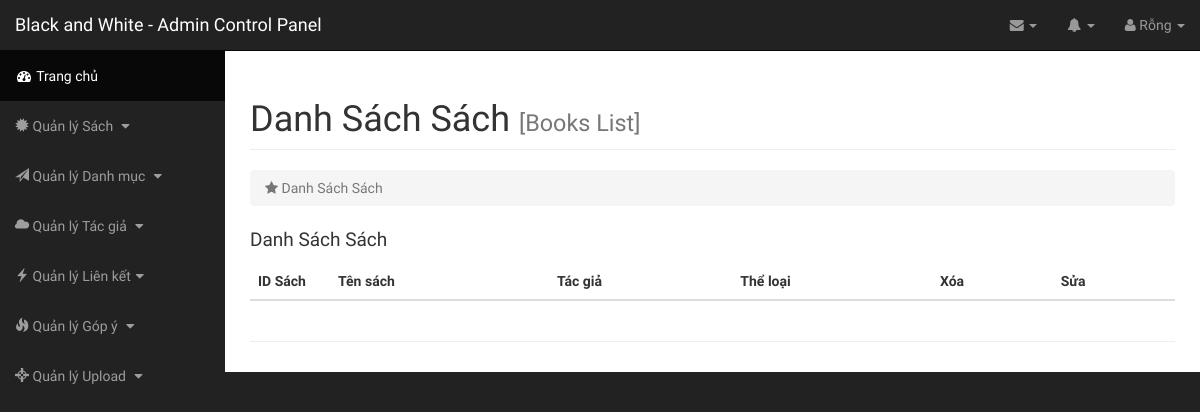
The app's page /admin/index.php?page=danh-sach-sach, older data.
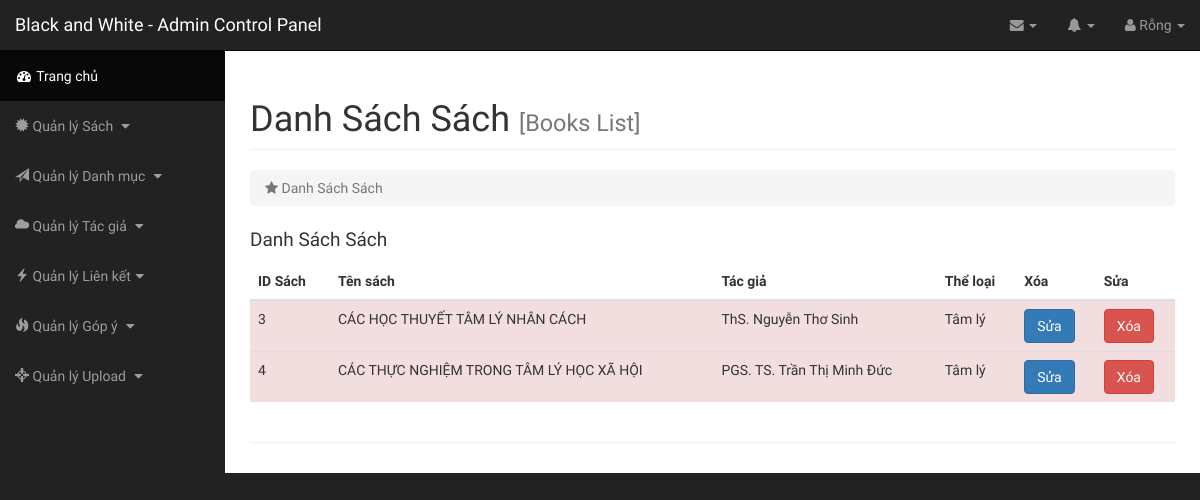
The same page, newer data.
### tables this page shows
CREATE TABLE `books` (
  `bookid` int(100) NOT NULL,
  `bookname` varchar(255) NOT NULL,
  `author` int(100) NOT NULL,
  `nxb` varchar(255) DEFAULT NULL,
  `year` int(100) DEFAULT NULL,
  `filename` varchar(255) NOT NULL,
  `link` text NOT NULL,
  `des` text NOT NULL,
  `catid` int(10) NOT NULL,
  `spec` tinyint(1) NOT NULL
);

CREATE TABLE `author` (
  `authorid` int(100) NOT NULL,
  `authorname` varchar(255) NOT NULL
);

CREATE TABLE `category` (
  `catid` int(10) NOT NULL,
  `catname` varchar(200) NOT NULL,
  `catnameseo` varchar(200) NOT NULL
);

### class/Db.class.php (called while the page is built, shortened)
<?php
class Db{
	private $conn = null;
	public function __construct()
	{
		$host ="mysql:host=". HOST."; dbname=". DB_NAME;
		try
		{
			$this->conn = new PDO($host, DB_USER, DB_PASS);
			$this->conn->query("set names 'utf8' ");
		}
		catch (PDOException $e)
		{
			echo "Không thể kết nối cơ sở dữ liệu";
		}
	}
	private function query($sql, $arr = array(), $mode = PDO::FETCH_ASSOC)
	{
		$pre = $this->conn->prepare($sql);
		if(!$pre->execute($arr))
		{
			echo "Không thể thực thi"; exit;
		}
		return $pre->fetchAll($mode);
	}
	public function select($sql, $arr = array(), $mode = PDO::FETCH_ASSOC)
	{
		return $this->query($sql, $arr, $mode);
	}
}
?>

### admin/inc/booklist.php (the view)
<div id="page-wrapper">
    <div class="container-fluid">
        <div class="row">
            <div class="col-lg-12">
                <h1 class="page-header">
                    Danh Sách Sách <small class="text-muted">[Books List]</small>
                </h1>
                <ol class="breadcrumb">
                    <li class="active">
                        <i class="fa fa-star"></i> Danh Sách Sách
                    </li>
                </ol>
            </div>
        </div>
        <div class="catlist">
          <div class="row">
            <div class="col-sm-12">
              <p class="cat-title">Danh Sách Sách</p>
              <table class="table">
      <thead>
        <tr>
          <th style="width: 80px;">ID Sách</th>
          <th>Tên sách</th>
          <th>Tác giả</th>
          <th>Thể loại</th>
          <th>Xóa</th>
          <th>Sửa</th>
        </tr>
      </thead>
      <tbody>
        <?php
          $sql = "SELECT * FROM `books` INNER JOIN `author` ON books.author = author.authorid INNER JOIN `category` ON books.catid = category.catid";
          $rows = $obj->select($sql);
          foreach ($rows as $row) {
        ?>
        <tr class="danger">
          <td class="success"><?php echo $row["bookid"]; ?></td>
          <td><?php echo $row["bookname"]; ?></td>
          <td><?php echo $row["authorname"]; ?></td>
          <td><?php echo $row["catname"]; ?></td>
          <td><a class="btn btn-primary" href="index.php?page=sua-sach&id=<?php echo $row['bookid']; ?>" role="button">Sửa</a></td>
          <td><button class="btn btn-danger delbook"  data-id="<?php echo $row["bookid"]; ?>" name="button" id="del-cat-<?php echo $row["bookid"]; ?>">Xóa</button></td>
        </tr>
        <?php
          }
        ?>
      </tbody>
    </table>
            </div>
          </div>
        </div>
        <hr>
    </div>
</div>

### admin/index.php (shortened to what this page needs)
<?php
  $obj = new Db();
?>
<!DOCTYPE html>
<html>
  <head>
    <?php
      include("inc/header.php");
    ?>
  </head>
  <body>
    <div id="wrapper">
      <?php
      include("inc/navigation.php");
      if(isset($_GET['page'])){
        $id = $_GET['page'];
      }
      else $id = "";
      switch ($id) {
        case 'danh-sach-sach':
          include("inc/booklist.php");
          break;
      }
      ?>
    </div>
  </body>
</html>

### admin/inc/header.php (shortened to what this page needs)
<link href="css/bootstrap.min.css" rel="stylesheet">
<link href="css/sb-admin.css" rel="stylesheet">
<link href="css/customcss.css" rel="stylesheet">
<link href="font-awesome/css/font-awesome.min.css" rel="stylesheet" type="text/css">

### admin/inc/navigation.php (shortened to what this page needs)
<nav class="navbar navbar-inverse navbar-fixed-top" role="navigation">
    <div class="navbar-header">
        <a class="navbar-brand" href="../index.php">Black and White - Admin Control Panel</a>
    </div>
    <ul class="nav navbar-right top-nav">
        <li class="dropdown">
            <a href="#" class="dropdown-toggle" data-toggle="dropdown"><i class="fa fa-envelope"></i> <b class="caret"></b></a>
        </li>
        <li class="dropdown">
            <a href="#" class="dropdown-toggle" data-toggle="dropdown"><i class="fa fa-bell"></i> <b class="caret"></b></a>
        </li>
        <li class="dropdown">
            <a href="#" class="dropdown-toggle" data-toggle="dropdown"><i class="fa fa-user"></i>
              <?php
                if(isset($_SESSION['user'])){
                   echo $_SESSION['user'];
                 }
                else {
                  echo "Rỗng";
                }
              ?>
                <b class="caret"></b></a>
        </li>
    </ul>
    <div class="collapse navbar-collapse navbar-ex1-collapse">
        <ul class="nav navbar-nav side-nav">
            <li class="active">
                <a href="index.php"><i class="fa fa-fw fa-dashboard"></i> Trang chủ</a>
            </li>
            <li>
                <a href="javascript:;" data-toggle="collapse" data-target="#demo2"><i class="glyphicon glyphicon-certificate"></i> Quản lý Sách <i class="fa fa-fw fa-caret-down"></i></a>
            </li>
            <li>
                <a href="javascript:;" data-toggle="collapse" data-target="#demo1"><i class="glyphicon glyphicon-send"></i> Quản lý Danh mục <i class="fa fa-fw fa-caret-down"></i></a>
            </li>
            <li>
                <a href="javascript:;" data-toggle="collapse" data-target="#demo8"><i class="glyphicon glyphicon-cloud"></i> Quản lý Tác giả <i class="fa fa-fw fa-caret-down"></i></a>
            </li>
            <li>
                <a href="javascript:;" data-toggle="collapse" data-target="#demo"><i class="	glyphicon glyphicon-flash"></i> Quản lý Liên kết<i class="fa fa-fw fa-caret-down"></i></a>
            </li>
            <li>
                <a href="javascript:;" data-toggle="collapse" data-target="#demo4"><i class="glyphicon glyphicon-fire"></i> Quản lý Góp ý <i class="fa fa-fw fa-caret-down"></i></a>
            </li>
            <li>
                <a href="javascript:;" data-toggle="collapse" data-target="#demo5"><i class="glyphicon glyphicon-screenshot"></i> Quản lý Upload <i class="fa fa-fw fa-caret-down"></i></a>
            </li>
        </ul>
    </div>
</nav>

### admin/css/sb-admin.css (style rules this page uses)
body { margin-top: 100px; background-color: #222; }
@media (min-width:768px) { body { margin-top: 50px; } }
#wrapper { padding-left: 0; }
#page-wrapper { width: 100%; padding: 0; background-color: #fff; }
@media (min-width:768px) { #wrapper { padding-left: 225px; } }
@media (min-width:768px) { #page-wrapper { padding: 10px; } }
.top-nav { padding: 0 15px; }
.top-nav>li { display: inline-block; float: left; }
.top-nav>li>a { padding-top: 15px; padding-bottom: 15px; line-height: 20px; color: #999; }
@media (min-width:768px) { .side-nav { position: fixed; top: 51px; left: 225px; width: 225px; margin-left: -225px; border: none; border-radius: 0; overflow-y: auto; background-color: #222; bottom: 0; overflow-x: hidden; padding-bottom: 40px; } }
@media (min-width:768px) { .side-nav>li>a { width: 225px; } }

### admin/css/customcss.css (style rules this page uses)
* body { font-family: 'Fira Sans Extra Condensed', sans-serif; }
p.cat-title { font-weight: 500; font-size: 19px; }

Row changes from the older to the newer data that the page shows:
added books: bookid "3", bookname "CÁC HỌC THUYẾT TÂM LÝ NHÂN CÁCH", author.authorname "ThS. Nguyễn Thơ Sinh", catid.catname "Tâm lý"
added books: bookid "4", bookname "CÁC THỰC NGHIỆM TRONG TÂM LÝ HỌC XÃ HỘI", author.authorname "PGS. TS. Trần Thị Minh Đức", catid.catname "Tâm lý"
